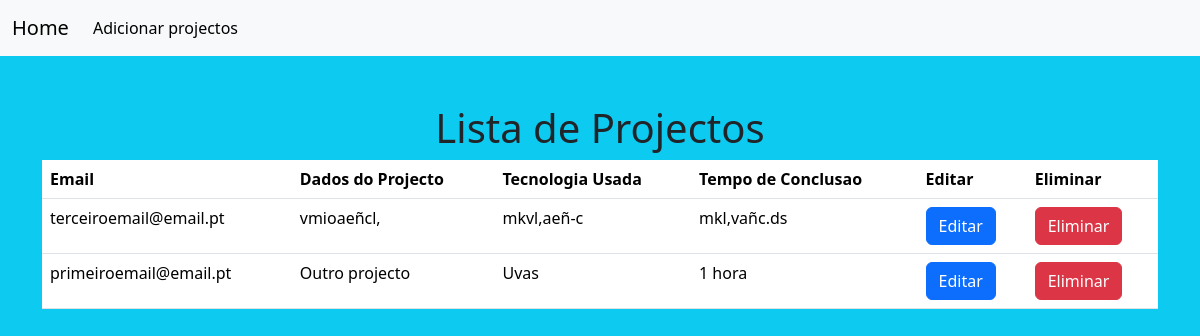
Page /PHP/projectos/lista_projectos.php on the committed database.
### tables this page shows
CREATE TABLE `projectos` (
  `ID` int(6) NOT NULL,
  `Email` varchar(100) NOT NULL,
  `Dados do Projecto` varchar(150) NOT NULL,
  `Tecnologia Usada` varchar(150) NOT NULL,
  `Tempo de Conclusao` varchar(150) NOT NULL
);

### PHP/projectos/lista_projectos.php (the view, shortened to what this page needs)
<?php
include_once('../config.php');
$query= "SELECT * FROM projectos";
$result = mysqli_query($conexao, $query);
?>
<html>
    <head>
    <link rel="stylesheet" href="https://cdn.jsdelivr.net/npm/bootstrap@5.3.2/dist/css/bootstrap.min.css">
    </head>
    <body class="bg-info">
    <nav class="navbar navbar-expand-lg  navbar-light bg-light ">
  <div class="container-fluid">
    <a class="navbar-brand" href="../homepage.php">Home</a>
    <div class="collapse navbar-collapse" id="navbarSupportedContent">
      <ul class="navbar-nav me-auto mb-2 mb-lg-0">
        <li class="nav-item">
          <a class="nav-link active" aria-current="page" href="upload_projecto.php">Adicionar projectos</a>
        </li>
      </ul>
    </div>
  </div>
</nav>
    <div class="container mt-5">
    <div class="row">
     <div class="col text-center">
      <h1>Lista de Projectos</h1>
     <table class="table">
            <thead>
                <tr>
                <th scope="col">Email </th>
                <th scope="col">Dados do Projecto</th>
                <th scope="col">Tecnologia Usada</th>
                <th scope="col">Tempo de Conclusao</th>
                <th scope="col">Editar</th>
                <th scope="col">Eliminar</th>
                </tr>
            </thead>
            <tbody>
                <?php
                while( $user_data = mysqli_fetch_assoc($result)) {
                  echo "<tr>";
                  echo "<td>" .htmlspecialchars($user_data['Email']) . "</td>";
                  echo "<td>" .htmlspecialchars($user_data['Dados do Projecto']) . "</td>";
                  echo "<td>" .htmlspecialchars($user_data['Tecnologia Usada']) . "</td>";
                  echo "<td>" .htmlspecialchars($user_data['Tempo de Conclusao']) . "</td>";
                  echo "<td><a class='btn btn-primary'   href='editar_projecto.php?id=" .$user_data['ID']."' >Editar</a></td>";
                  echo "<td><a class='btn btn-danger'   href='eliminar_projecto.php?id=" .$user_data['ID']."' >Eliminar</a></td>";
                  echo "</tr>";
                }
                ?>
            </tbody>
        </table>
     </div>
    </div>
    </div>
    </body>
</html>

### rows in the picture
projectos: Email "terceiroemail@email.pt", Dados do Projecto "vmioaeñcl,", Tecnologia Usada "mkvl,aeñ-c", Tempo de Conclusao "mkl,vañc.ds"
projectos: Email "primeiroemail@email.pt", Dados do Projecto "Outro projecto", Tecnologia Usada "Uvas", Tempo de Conclusao "1 hora"
